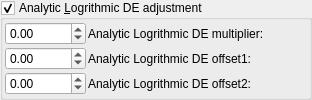
    <widget class="MyGroupBox" name="groupCheck_analyticDE_enabled_false">
     <property name="toolTip">
      <string/>
     </property>
     <property name="title">
      <string>Analytic &amp;Logrithmic DE adjustment </string>
     </property>
     <property name="checkable">
      <bool>true</bool>
     </property>
     <layout class="QVBoxLayout" name="verticalLayout_52">
      <property name="spacing">
       <number>2</number>
      </property>
      <property name="leftMargin">
       <number>2</number>
      </property>
      <property name="topMargin">
       <number>2</number>
      </property>
      <property name="rightMargin">
       <number>2</number>
      </property>
      <property name="bottomMargin">
       <number>2</number>
      </property>
      <item>
       <layout class="QGridLayout" name="gridLayout_26">
        <property name="spacing">
         <number>2</number>
        </property>
        <item row="1" column="1">
         <widget class="QLabel" name="label_177">
          <property name="text">
           <string>Analytic Logrithmic DE offset1: </string>
          </property>
         </widget>
        </item>
        <item row="0" column="1">
         <widget class="QLabel" name="label_176">
          <property name="text">
           <string>Analytic Logrithmic DE multiplier: </string>
          </property>
         </widget>
        </item>
        <item row="0" column="0">
         <widget class="MyDoubleSpinBox" name="spinbox_analyticDE_scale_1">
          <property name="sizePolicy">
           <sizepolicy hsizetype="Minimum" vsizetype="Maximum">
            <horstretch>0</horstretch>
            <verstretch>0</verstretch>
           </sizepolicy>
          </property>
          <property name="prefix">
           <string/>
          </property>
          <property name="suffix">
           <string/>
          </property>
          <property name="decimals">
           <number>2</number>
          </property>
          <property name="minimum">
           <double>-36000.000000000000000</double>
          </property>
          <property name="maximum">
           <double>36000.000000000000000</double>
          </property>
          <property name="singleStep">
           <double>0.100000000000000</double>
          </property>
         </widget>
        </item>
        <item row="0" column="2">
         <spacer name="horizontalSpacer">
          <property name="orientation">
           <enum>Qt::Horizontal</enum>
          </property>
          <property name="sizeHint" stdset="0">
           <size>
            <width>40</width>
            <height>20</height>
           </size>
          </property>
         </spacer>
        </item>
        <item row="1" column="0">
         <widget class="MyDoubleSpinBox" name="spinbox_analyticDE_offset_1">
          <property name="sizePolicy">
           <sizepolicy hsizetype="Minimum" vsizetype="Maximum">
            <horstretch>0</horstretch>
            <verstretch>0</verstretch>
           </sizepolicy>
          </property>
          <property name="prefix">
           <string/>
          </property>
          <property name="suffix">
           <string/>
          </property>
          <property name="decimals">
           <number>2</number>
          </property>
          <property name="minimum">
           <double>-36000.000000000000000</double>
          </property>
          <property name="maximum">
           <double>36000.000000000000000</double>
          </property>
          <property name="singleStep">
           <double>0.100000000000000</double>
          </property>
         </widget>
        </item>
        <item row="2" column="0">
         <widget class="MyDoubleSpinBox" name="spinbox_analyticDE_offset_2">
          <property name="sizePolicy">
           <sizepolicy hsizetype="Minimum" vsizetype="Maximum">
            <horstretch>0</horstretch>
            <verstretch>0</verstretch>
           </sizepolicy>
          </property>
          <property name="prefix">
           <string/>
          </property>
          <property name="suffix">
           <string/>
          </property>
          <property name="decimals">
           <number>2</number>
          </property>
          <property name="minimum">
           <double>-36000.000000000000000</double>
          </property>
          <property name="maximum">
           <double>36000.000000000000000</double>
          </property>
          <property name="singleStep">
           <double>0.100000000000000</double>
          </property>
         </widget>
        </item>
        <item row="2" column="1">
         <widget class="QLabel" name="label_178">
          <property name="text">
           <string>Analytic Logrithmic DE offset2: </string>
          </property>
         </widget>
        </item>
       </layout>
      </item>
     </layout>
    </widget>
